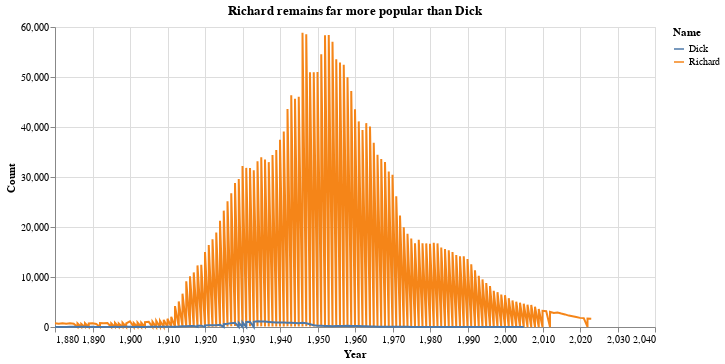

The cell this chart's notebook holds for it:
### Code cell
combined_chart = alt.layer(chart_richard, chart_dick).encode(
     color=alt.Color('Name:N', legend=alt.Legend(title='Name')),
).properties(
   title='Richard remains far more popular than Dick',
    width=600  
)

combined_chart.show()

### Figure 1 — Vega-Lite specification as saved in the notebook (floating-point values rounded to 4 significant figures; data arrays with more than 128 entries replaced by an {"elided": "..."} marker saying what was removed)
{"config": {"view": {"continuousWidth": 300, "continuousHeight": 300}}, "layer": [{"data": {"name": "data-9c92c335fcc3b1b31175ad814aee38a7"}, "mark": {"type": "line"}, "encoding": {"tooltip": [{"field": "Year", "type": "quantitative"}, {"field": "Count", "type": "quantitative"}], "x": {"field": "Year", "type": "quantitative"}, "y": {"field": "Count", "type": "quantitative"}}, "title": "Popularity of the Name \"Richard\""}, {"data": {"name": "data-af2c6959412ba78aa71e21201f5d14c6"}, "mark": {"type": "line"}, "encoding": {"tooltip": [{"field": "Year", "type": "quantitative"}, {"field": "Count", "type": "quantitative"}], "x": {"field": "Year", "type": "quantitative"}, "y": {"field": "Count", "type": "quantitative"}}, "title": "Popularity of the Name \"Dick\" Over Time"}], "encoding": {"color": {"field": "Name", "legend": {"title": "Name"}, "type": "nominal"}}, "title": "Richard remains far more popular than Dick", "width": 600, "$schema": "https://vega.github.io/schema/vega-lite/v5.17.0.json", "datasets": {"data-9c92c335fcc3b1b31175ad814aee38a7": {"elided": "265 records"}, "data-af2c6959412ba78aa71e21201f5d14c6": [{"Year": 1880, "Name": "Dick", "Sex": "M", "Count": 25}, {"Year": 1881, "Name": "Dick", "Sex": "M", "Count": 20}, {"Year": 1882, "Name": "Dick", "Sex": "M", "Count": 14}, {"Year": 1883, "Name": "Dick", "Sex": "M", "Count": 24}, {"Year": 1884, "Name": "Dick", "Sex": "M", "Count": 37}, {"Year": 1885, "Name": "Dick", "Sex": "M", "Count": 27}, {"Year": 1886, "Name": "Dick", "Sex": "M", "Count": 23}, {"Year": 1887, "Name": "Dick", "Sex": "M", "Count": 27}, {"Year": 1888, "Name": "Dick", "Sex": "M", "Count": 27}, {"Year": 1889, "Name": "Dick", "Sex": "M", "Count": 22}, {"Year": 1890, "Name": "Dick", "Sex": "M", "Count": 31}, {"Year": 1891, "Name": "Dick", "Sex": "M", "Count": 18}, {"Year": 1892, "Name": "Dick", "Sex": "M", "Count": 24}, {"Year": 1893, "Name": "Dick", "Sex": "M", "Count": 20}, {"Year": 1894, "Name": "Dick", "Sex": "M", "Count": 25}, {"Year": 1895, "Name": "Dick", "Sex": "M", "Count": 22}, {"Year": 1896, "Name": "Dick", "Sex": "M", "Count": 27}, {"Year": 1897, "Name": "Dick", "Sex": "M", "Count": 23}, {"Year": 1898, "Name": "Dick", "Sex": "M", "Count": 29}, {"Year": 1899, "Name": "Dick", "Sex": "M", "Count": 30}, {"Year": 1900, "Name": "Dick", "Sex": "M", "Count": 45}, {"Year": 1901, "Name": "Dick", "Sex": "M", "Count": 21}, {"Year": 1902, "Name": "Dick", "Sex": "M", "Count": 35}, {"Year": 1903, "Name": "Dick", "Sex": "M", "Count": 18}, {"Year": 1904, "Name": "Dick", "Sex": "M", "Count": 24}, {"Year": 1905, "Name": "Dick", "Sex": "M", "Count": 36}, {"Year": 1906, "Name": "Dick", "Sex": "M", "Count": 32}, {"Year": 1907, "Name": "Dick", "Sex": "M", "Count": 38}, {"Year": 1908, "Name": "Dick", "Sex": "M", "Count": 34}, {"Year": 1909, "Name": "Dick", "Sex": "M", "Count": 46}, {"Year": 1910, "Name": "Dick", "Sex": "M", "Count": 52}, {"Year": 1911, "Name": "Dick", "Sex": "M", "Count": 37}, {"Year": 1912, "Name": "Dick", "Sex": "F", "Count": 5}, {"Year": 1912, "Name": "Dick", "Sex": "M", "Count": 77}, {"Year": 1913, "Name": "Dick", "Sex": "M", "Count": 94}, {"Year": 1914, "Name": "Dick", "Sex": "M", "Count": 129}, {"Year": 1915, "Name": "Dick", "Sex": "M", "Count": 167}, {"Year": 1916, "Name": "Dick", "Sex": "M", "Count": 221}, {"Year": 1917, "Name": "Dick", "Sex": "M", "Count": 220}, {"Year": 1918, "Name": "Dick", "Sex": "F", "Count": 6}, {"Year": 1918, "Name": "Dick", "Sex": "M", "Count": 251}, {"Year": 1919, "Name": "Dick", "Sex": "M", "Count": 269}, {"Year": 1920, "Name": "Dick", "Sex": "F", "Count": 7}, {"Year": 1920, "Name": "Dick", "Sex": "M", "Count": 329}, {"Year": 1921, "Name": "Dick", "Sex": "M", "Count": 349}, {"Year": 1922, "Name": "Dick", "Sex": "M", "Count": 363}, {"Year": 1923, "Name": "Dick", "Sex": "M", "Count": 350}, {"Year": 1924, "Name": "Dick", "Sex": "M", "Count": 442}, {"Year": 1925, "Name": "Dick", "Sex": "F", "Count": 8}, {"Year": 1925, "Name": "Dick", "Sex": "M", "Count": 564}, {"Year": 1926, "Name": "Dick", "Sex": "M", "Count": 650}, {"Year": 1927, "Name": "Dick", "Sex": "M", "Count": 775}, {"Year": 1928, "Name": "Dick", "Sex": "M", "Count": 834}, {"Year": 1929, "Name": "Dick", "Sex": "F", "Count": 5}, {"Year": 1929, "Name": "Dick", "Sex": "M", "Count": 842}, {"Year": 1930, "Name": "Dick", "Sex": "F", "Count": 6}, {"Year": 1930, "Name": "Dick", "Sex": "M", "Count": 940}, {"Year": 1931, "Name": "Dick", "Sex": "F", "Count": 6}, {"Year": 1931, "Name": "Dick", "Sex": "M", "Count": 992}, {"Year": 1932, "Name": "Dick", "Sex": "M", "Count": 1053}, {"Year": 1933, "Name": "Dick", "Sex": "F", "Count": 5}, {"Year": 1933, "Name": "Dick", "Sex": "M", "Count": 1045}, {"Year": 1934, "Name": "Dick", "Sex": "M", "Count": 1131}, {"Year": 1935, "Name": "Dick", "Sex": "M", "Count": 1093}, {"Year": 1936, "Name": "Dick", "Sex": "M", "Count": 1088}, {"Year": 1937, "Name": "Dick", "Sex": "M", "Count": 1008}, {"Year": 1938, "Name": "Dick", "Sex": "M", "Count": 936}, {"Year": 1939, "Name": "Dick", "Sex": "M", "Count": 877}, {"Year": 1940, "Name": "Dick", "Sex": "M", "Count": 911}, {"Year": 1941, "Name": "Dick", "Sex": "M", "Count": 893}, {"Year": 1942, "Name": "Dick", "Sex": "M", "Count": 862}, {"Year": 1943, "Name": "Dick", "Sex": "M", "Count": 855}, {"Year": 1944, "Name": "Dick", "Sex": "M", "Count": 808}, {"Year": 1945, "Name": "Dick", "Sex": "M", "Count": 758}, {"Year": 1946, "Name": "Dick", "Sex": "M", "Count": 828}, {"Year": 1947, "Name": "Dick", "Sex": "M", "Count": 755}, {"Year": 1948, "Name": "Dick", "Sex": "M", "Count": 552}, {"Year": 1949, "Name": "Dick", "Sex": "M", "Count": 340}, {"Year": 1950, "Name": "Dick", "Sex": "M", "Count": 269}, {"Year": 1951, "Name": "Dick", "Sex": "M", "Count": 246}, {"Year": 1952, "Name": "Dick", "Sex": "M", "Count": 215}, {"Year": 1953, "Name": "Dick", "Sex": "M", "Count": 215}, {"Year": 1954, "Name": "Dick", "Sex": "M", "Count": 167}, {"Year": 1955, "Name": "Dick", "Sex": "M", "Count": 182}, {"Year": 1956, "Name": "Dick", "Sex": "M", "Count": 192}, {"Year": 1957, "Name": "Dick", "Sex": "M", "Count": 201}, {"Year": 1958, "Name": "Dick", "Sex": "M", "Count": 234}, {"Year": 1959, "Name": "Dick", "Sex": "M", "Count": 219}, {"Year": 1960, "Name": "Dick", "Sex": "M", "Count": 186}, {"Year": 1961, "Name": "Dick", "Sex": "M", "Count": 181}, {"Year": 1962, "Name": "Dick", "Sex": "M", "Count": 148}, {"Year": 1963, "Name": "Dick", "Sex": "M", "Count": 129}, {"Year": 1964, "Name": "Dick", "Sex": "M", "Count": 110}, {"Year": 1965, "Name": "Dick", "Sex": "M", "Count": 99}, {"Year": 1966, "Name": "Dick", "Sex": "M", "Count": 65}, {"Year": 1967, "Name": "Dick", "Sex": "M", "Count": 74}, {"Year": 1968, "Name": "Dick", "Sex": "M", "Count": 62}, {"Year": 1969, "Name": "Dick", "Sex": "M", "Count": 57}, {"Year": 1970, "Name": "Dick", "Sex": "M", "Count": 52}, {"Year": 1971, "Name": "Dick", "Sex": "M", "Count": 38}, {"Year": 1972, "Name": "Dick", "Sex": "M", "Count": 29}, {"Year": 1973, "Name": "Dick", "Sex": "M", "Count": 35}, {"Year": 1974, "Name": "Dick", "Sex": "M", "Count": 33}, {"Year": 1975, "Name": "Dick", "Sex": "M", "Count": 23}, {"Year": 1976, "Name": "Dick", "Sex": "M", "Count": 21}, {"Year": 1977, "Name": "Dick", "Sex": "M", "Count": 19}, {"Year": 1978, "Name": "Dick", "Sex": "M", "Count": 21}, {"Year": 1979, "Name": "Dick", "Sex": "M", "Count": 17}, {"Year": 1980, "Name": "Dick", "Sex": "M", "Count": 20}, {"Year": 1981, "Name": "Dick", "Sex": "M", "Count": 9}, {"Year": 1982, "Name": "Dick", "Sex": "M", "Count": 17}, {"Year": 1983, "Name": "Dick", "Sex": "M", "Count": 19}, {"Year": 1984, "Name": "Dick", "Sex": "M", "Count": 11}, {"Year": 1985, "Name": "Dick", "Sex": "M", "Count": 13}, {"Year": 1986, "Name": "Dick", "Sex": "M", "Count": 10}, {"Year": 1987, "Name": "Dick", "Sex": "M", "Count": 12}, {"Year": 1989, "Name": "Dick", "Sex": "M", "Count": 10}, {"Year": 1990, "Name": "Dick", "Sex": "M", "Count": 10}, {"Year": 1992, "Name": "Dick", "Sex": "M", "Count": 5}, {"Year": 1993, "Name": "Dick", "Sex": "M", "Count": 6}, {"Year": 1994, "Name": "Dick", "Sex": "M", "Count": 6}, {"Year": 1995, "Name": "Dick", "Sex": "M", "Count": 6}, {"Year": 2000, "Name": "Dick", "Sex": "M", "Count": 6}, {"Year": 2002, "Name": "Dick", "Sex": "M", "Count": 6}, {"Year": 2005, "Name": "Dick", "Sex": "M", "Count": 5}]}}
